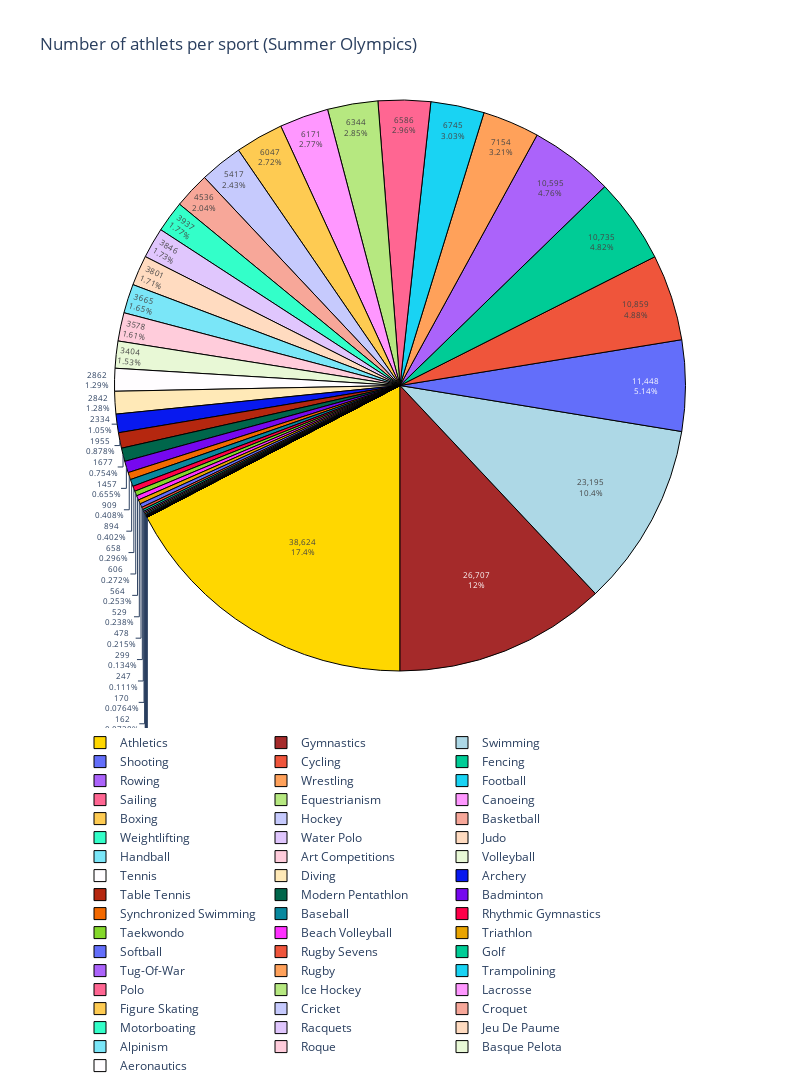

This figure's notebook cell:
### Code cell
# 원형 그래프
labels = ['Sunny side of pyramid','Shaddy side of pyramid','Sky']
values = [300,150,1200]
colors = ['gold', 'brown', 'lightblue']


df_S = df[df['Season']=='Summer']

trace = go.Pie(labels=df_S['Sport'], 
               values=df_S['Athlets'],
               hoverinfo='label+value+percent', 
               textinfo='value+percent', 
               textfont=dict(size=8),
               rotation=180,
               marker=dict(colors=colors, 

                           line=dict(color='#000000', width=1)
                        )
            )

data = [trace]
layout = dict(title = "Number of athlets per sport (Summer Olympics)",
                  width=800,
                  height=1200,
              legend=dict(orientation="h")
             )
fig = dict(data=data,layout=layout)
iplot(fig, filename='styled_pie_chart')

img = Image.open('number_athlets_per_sport_summer(circle).png')
display(img)

### Figure 1 — Plotly figure (JSON) as saved in the notebook; plotly's stock layout.template omitted (floating-point values rounded to 4 significant figures)
{"data": [{"hoverinfo": "label+value+percent", "labels": ["Athletics", "Gymnastics", "Swimming", "Shooting", "Cycling", "Fencing", "Rowing", "Wrestling", "Football", "Sailing", "Equestrianism", "Canoeing", "Boxing", "Hockey", "Basketball", "Weightlifting", "Water Polo", "Judo", "Handball", "Art Competitions", "Volleyball", "Tennis", "Diving", "Archery", "Table Tennis", "Modern Pentathlon", "Badminton", "Synchronized Swimming", "Baseball", "Rhythmic Gymnastics", "Taekwondo", "Beach Volleyball", "Triathlon", "Softball", "Rugby Sevens", "Golf", "Tug-Of-War", "Rugby", "Trampolining", "Polo", "Ice Hockey", "Lacrosse", "Figure Skating", "Cricket", "Croquet", "Motorboating", "Racquets", "Jeu De Paume", "Alpinism", "Roque", "Basque Pelota", "Aeronautics"], "marker": {"colors": ["gold", "brown", "lightblue"], "line": {"color": "#000000", "width": 1}}, "rotation": -180, "textfont": {"size": 8}, "textinfo": "value+percent", "type": "pie", "values": [38624, 26707, 23195, 11448, 10859, 10735, 10595, 7154, 6745, 6586, 6344, 6171, 6047, 5417, 4536, 3937, 3846, 3801, 3665, 3578, 3404, 2862, 2842, 2334, 1955, 1677, 1457, 909, 894, 658, 606, 564, 529, 478, 299, 247, 170, 162, 152, 95, 60, 60, 54, 24, 19, 17, 12, 11, 4, 4, 2, 1]}], "layout": {"height": 1200, "legend": {"orientation": "h"}, "title": {"text": "Number of athlets per sport (Summer Olympics)"}, "width": 800}}
